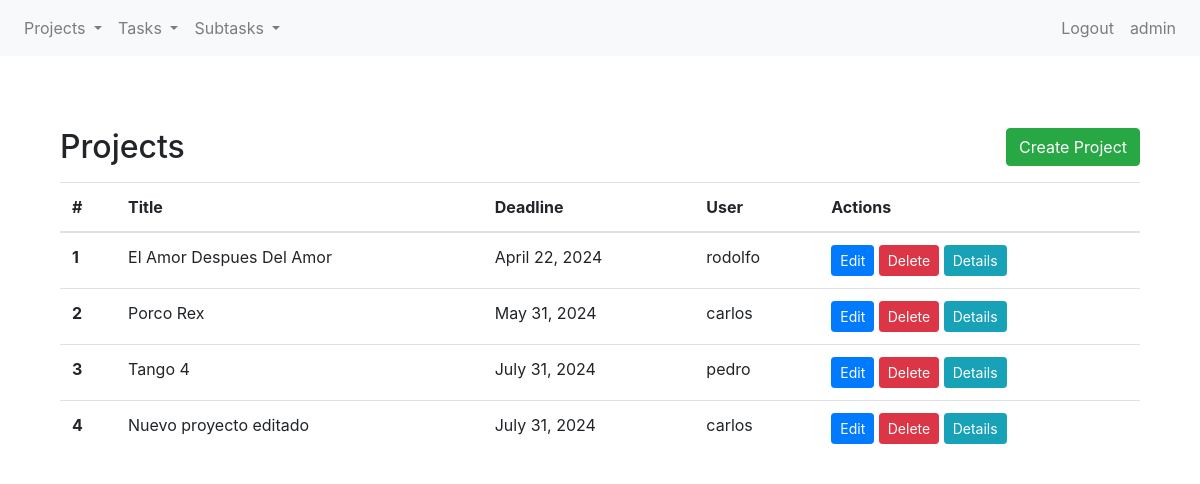
Screenshot of /projects/projects/list/ (signed in) with the database file from the repository.
### projects/models.py (models this page shows, shortened)
class Project(models.Model):
    title = models.CharField(max_length=255)
    deadline = models.DateField(blank=True, null=True)
    user = models.ForeignKey(User, on_delete=models.CASCADE)

### projects/views.py (the view)
# urls.py: path("projects/list/", ProjectListView.as_view(), name="project-list" ),
class ProjectListView(LoginRequiredMixin, ListView):
    model = Project
    template_name = "projects/cbv/project_list.html"
    context_object_name = "project_list"

### projects/templates/projects/cbv/project_list.html
{% extends 'projects/base.html' %} {% block title %} Project List {% endblock %} {% block content %}
<section class="py-5">
  <div class="container">
    <div class="d-flex justify-content-between align-items-center mb-3">
      <h2 class="mb-0">Projects</h2>
      <a href="{% url 'project-create' %}" class="btn btn-success">Create Project</a>
    </div>
    <table class="table">
      <thead>
        <tr>
          <th scope="col">#</th>
          <th scope="col">Title</th>
          <th scope="col">Deadline</th>
          <th scope="col">User</th>
          <th scope="col">Actions</th>
        </tr>
      </thead>
      <tbody>
        {% if project_list %} {% for project in project_list %}
        <tr>
          <th scope="row">{{ forloop.counter }}</th>
          <td>{{ project.title }}</td>
          <td>{{ project.deadline }}</td>
          <td>{{ project.user }}</td>
          <td>
            <a href="{% url 'project-update' project.id %}" class="btn btn-primary btn-sm">Edit</a>
            <a href="{% url 'project-delete' project.id %}" class="btn btn-danger btn-sm">Delete</a>
            <a href="{% url 'project-detail' project.id %}" class="btn btn-info btn-sm">Details</a>
          </td>
        </tr>
        {% endfor %} {% else %}
        <tr>
          <td colspan="7">No Projects.</td>
        </tr>
        {% endif %}
      </tbody>
    </table>
  </div>
</section>
{% endblock %}

### projects/templates/projects/base.html (shortened to what this page needs)
{% load static %}
<!DOCTYPE html>
<html lang="en">
  <head>
    <link rel="stylesheet" href="{% static 'projects/css/bootstrap.css' %}" />
  </head>
  <body>
    <nav class="navbar navbar-expand-lg navbar-light bg-light">
      <div class="collapse navbar-collapse" id="navbarNav">
        {% if user.is_authenticated %}
        <ul class="navbar-nav">
          <li class="nav-item dropdown">
            <a
              class="nav-link dropdown-toggle"
              href="#"
              id="navbarDropdownMenuLinkProject"
              role="button"
              data-toggle="dropdown"
              aria-haspopup="true"
              aria-expanded="false"
            >
              Projects
            </a>
          </li>
          <li class="nav-item dropdown">
            <a
              class="nav-link dropdown-toggle"
              href="#"
              id="navbarDropdownMenuLinkTask"
              role="button"
              data-toggle="dropdown"
              aria-haspopup="true"
              aria-expanded="false"
            >
              Tasks
            </a>
          </li>
          <li class="nav-item dropdown">
            <a
              class="nav-link dropdown-toggle"
              href="#"
              id="navbarDropdownMenuLinkSubtask"
              role="button"
              data-toggle="dropdown"
              aria-haspopup="true"
              aria-expanded="false"
            >
              Subtasks
            </a>
          </li>
        </ul>
        {% endif %}
        <ul class="navbar-nav ml-auto">
          {% if user.is_authenticated %}
          <li class="nav-item">
            <a class="nav-link" href="{% url 'logout' %}">Logout</a>
          </li>
          <li class="nav-item">
            <a class="nav-link" href="{% url 'edit-user' %}">{{ user }}</a>
          </li>
          {% endif %}
        </ul>
      </div>
    </nav>
    <div class="container mt-4">
      {% block content %}{% endblock content %}
    </div>
  </body>
</html>

### rows the page displays
Project: title "El Amor Despues Del Amor", deadline "April 22, 2024", user "rodolfo"
Project: title "Porco Rex", deadline "May 31, 2024", user "carlos"
Project: title "Tango 4", deadline "July 31, 2024", user "pedro"
Project: title "Nuevo proyecto editado", deadline "July 31, 2024", user "carlos"

### other values shown
{{ user }} "admin"
